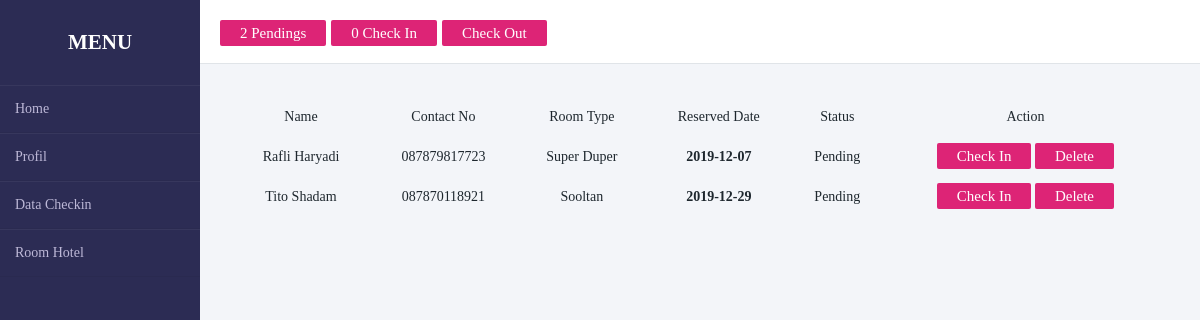
Page /admin/reserve.php (signed in) on the committed database.
### tables this page shows
CREATE TABLE `transaction` (
  `transaction_id` int(11) NOT NULL,
  `guest_id` int(11) NOT NULL,
  `room_id` int(11) NOT NULL,
  `room_no` int(5) NOT NULL,
  `status` varchar(20) NOT NULL,
  `days` int(2) NOT NULL,
  `checkin` date NOT NULL,
  `checkin_time` time NOT NULL,
  `checkout` date NOT NULL,
  `checkout_time` time NOT NULL,
  `bill` varchar(10) NOT NULL
);

CREATE TABLE `guest` (
  `guest_id` int(11) NOT NULL,
  `username` varchar(255) NOT NULL,
  `password` varchar(255) NOT NULL,
  `firstname` varchar(50) NOT NULL,
  `lastname` varchar(40) NOT NULL,
  `address` varchar(50) NOT NULL,
  `contactno` varchar(13) NOT NULL
);

CREATE TABLE `room` (
  `room_id` int(11) NOT NULL,
  `room_type` varchar(50) NOT NULL,
  `price` varchar(11) NOT NULL,
  `photo` varchar(100) NOT NULL
);

### admin/reserve.php (the view, shortened to what this page needs)
<?php
include '../config/koneksi.php'
?>
<!DOCTYPE html>
<html lang = "en">
<head>
    <link rel="stylesheet" href="../css/style.css">
    <link href="../fontawesome/css/all.css" rel="stylesheet">
</head>
<body id="admin">
	<div class="wrapper">
        <div class="bar-kiri">
            <h2>Menu</h2>
            <ul>
                <li><a href="home.php">Home</a></li>
                <li><a href="profil.php">Profil</a></li>
                <li><a href="checkin.php">Data Checkin</a></li>
                <li><a href="room.php">Room Hotel</a></li>
            </ul>
        </div>
			<?php
				$q_p = mysqli_query($koneksi, "SELECT COUNT(*) as total FROM `transaction` WHERE `status` = 'Pending'");
				$f_p = mysqli_fetch_array($q_p);
				$q_ci = mysqli_query($koneksi, "SELECT COUNT(*) as total FROM `transaction` WHERE `status` = 'Check In'");
				$f_ci = mysqli_fetch_array($q_ci);
			?>
			<div class="main-content">
				<div class="header-main-content">
					<a class = ""><?php echo $f_p['total']?> Pendings</a>
					<a class = "" href = "checkin.php"><span class = "badge"><?php echo $f_ci['total']?></span> Check In</a>
					<a class = "" href = "checkout.php">Check Out</a>
				</div>
				<div class="info">
				<table id = "table" cellspacing="25"style="text-align:center;">
						<tr>
							<td>Name</td>
							<td>Contact No</td>
							<td>Room Type</td>
							<td>Reserved Date</td>
							<td>Status</td>
							<td>Action</td>
						</tr>
						<?php
							$query = mysqli_query($koneksi, "SELECT * FROM `transaction` NATURAL JOIN `guest` NATURAL JOIN `room` WHERE `status` = 'Pending'") or die(mysqli_error());
							while($fetch = mysqli_fetch_array($query)){
						?>
						<tr>
							<td><?php echo $fetch['firstname']." ".$fetch['lastname']?></td>
							<td><?php echo $fetch['contactno']?></td>
							<td><?php echo $fetch['room_type']?></td>
							<td><strong><?php echo $fetch['checkin'] ?></strong></td>
							<td><?php echo $fetch['status']?></td>
							<td><a class = "btn btn-success" href = "confirm_reserve.php?transaction_id=<?php echo $fetch['transaction_id']?>"><i class = "glyphicon glyphicon-check"></i> Check In</a> <a class = "btn btn-danger" onclick = "confirmationDelete(); return false;" href = "delete_pending.php?transaction_id=<?php echo $fetch['transaction_id']?>">Delete</a></td>
						</tr>
						<?php
							}
						?>
				</table>
			</div>
		</div>
	</div>
</body>
</html>

### css/style.css (style rules this page uses)
* { margin: 0; padding: 0; box-sizing: border-box; }
body { font-size: 14px; font-family: "Roboto Cn", sans-serif; }
#admin { margin: 0; padding: 0; box-sizing: border-box; list-style: none; font-family: cursive; background: #f3f5f9; }
.wrapper { display: flex; position: relative; }
.wrapper .bar-kiri { position: fixed; width: 200px; height: 100%; background: #2c2c54; padding: 30px 0; }
.wrapper .bar-kiri h2 { color: #fff; text-transform: uppercase; text-align: center; margin-bottom: 30px; }
.wrapper .bar-kiri ul li { padding: 15px; border-bottom: 1px solid rgba(0, 0, 0, 0.05); border-top: 1px solid rgba(255, 255, 255, 0.05); }
.wrapper .bar-kiri ul li a { color: #bdb8d7; display: block; text-decoration: none; }
.wrapper .main-content { width: 100%; margin-left: 200px; }
.wrapper .main-content a { text-decoration: none; color: #fff; font-family: Harmattan; background: #dd2476; padding: 5px 20px; font-size: 15px; border-radius: 2px; transition: 0.2s; }
.wrapper .main-content .header-main-content { padding: 20px; background: #fff; font-size: 20px; color: #1e272e; border-bottom: 1px solid #e0e4e8; }
.wrapper .main-content .info { margin: 20px; color: #1e272e; line-height: 15px; }
.info table { width: 100%; }

### rows in the picture
transaction: guest.firstname "Rafli", guest.lastname "Haryadi", guest.contactno "087879817723", room.room_type "Super Duper", checkin "2019-12-07", status "Pending"
transaction: guest.firstname "Tito", guest.lastname "Shadam", guest.contactno "087870118921", room.room_type "Sooltan", checkin "2019-12-29", status "Pending"

### other values in the picture
$f_p['total'] "2"
$f_ci['total'] "0"
